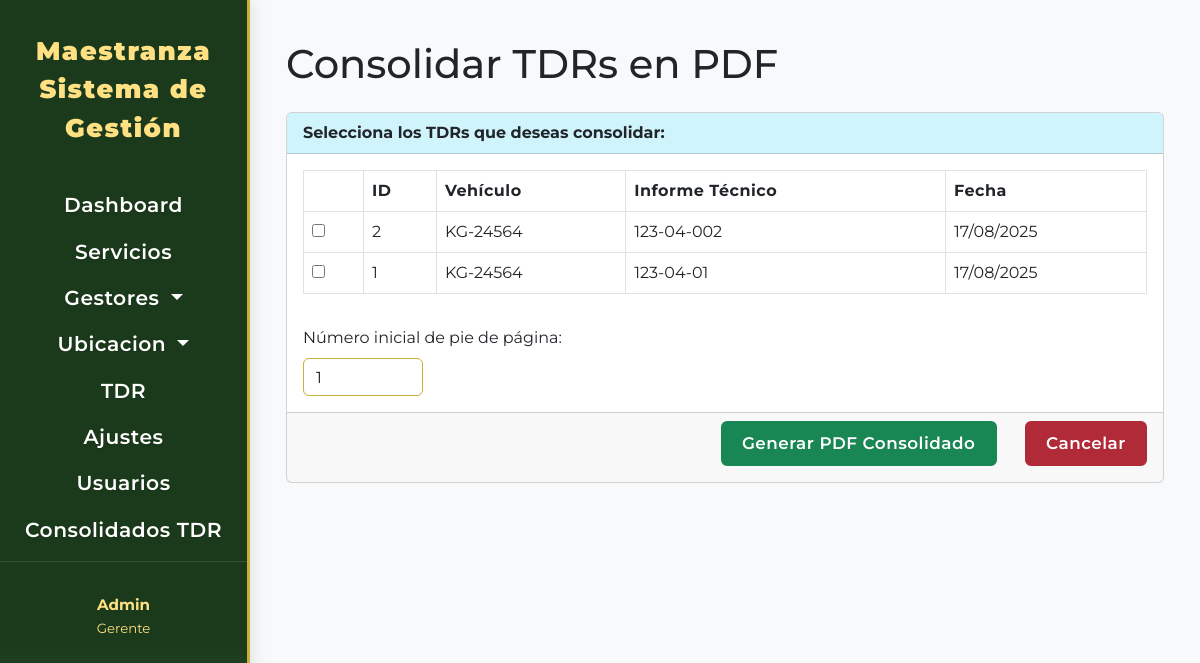
/tdr/consolidados/crear, run on an earlier commit of the app's database.
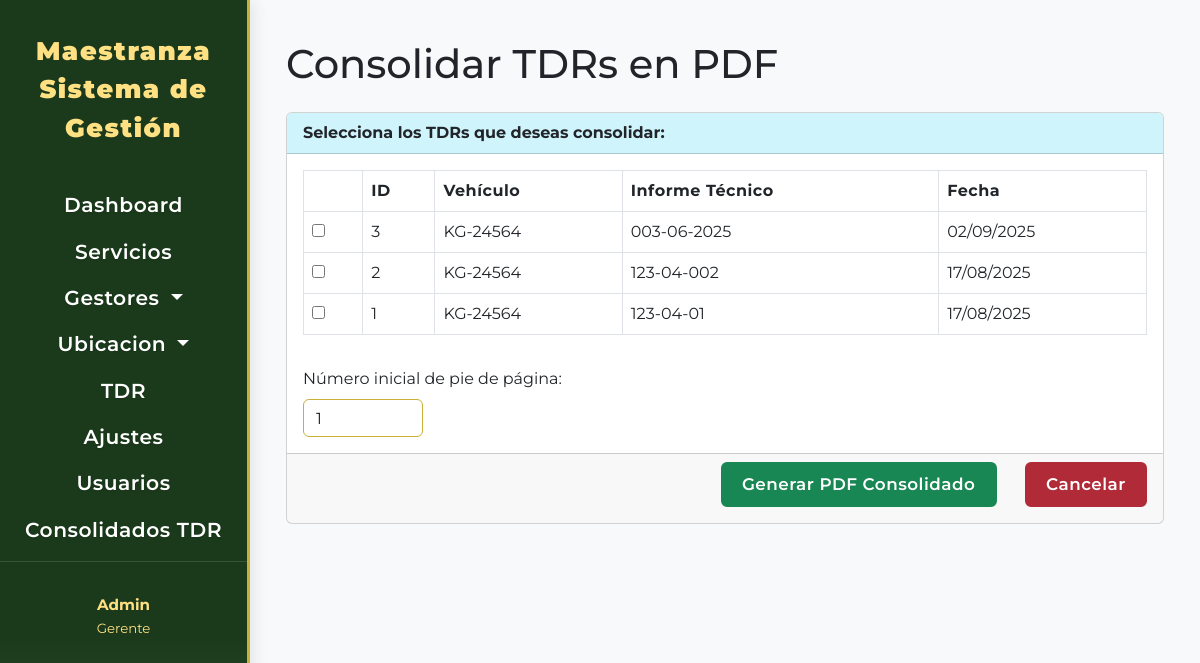
And on a later commit of the database.
### tdr/models.py (models this page shows, shortened)
class Requerimiento(models.Model):
    vehiculo = models.ForeignKey(
        Vehiculo,
        on_delete=models.CASCADE,
        related_name='requerimientos',
        verbose_name="Vehículo del Requerimiento"
    )
    fecha_creacion = models.DateTimeField(
        auto_now_add=True,
        verbose_name="Fecha de Creación del TDR",
        db_index=True
    )
    informe_tecnico_nro = models.CharField(
        unique=True,
        max_length=50,
        blank=True,
        null=True,
        verbose_name="Nº Informe Técnico"
    )
    servicios_propuestos = models.ManyToManyField(
        DescripcionServicio,
        through='RequerimientoDescripcionDetalle',
        related_name='requerimientos_asociados_servicio',
        verbose_name="Servicios Propuestos en TDR"
    )
    piezas_propuestas = models.ManyToManyField(
        PiezaTDR,
        through='RequerimientoPiezaDetalle',
        related_name='en_requerimientos',
        verbose_name="Piezas Propuestas en TDR"
    )
    class Meta:
        verbose_name = "Requerimiento TDR"
        verbose_name_plural = "Requerimientos TDRs"
        ordering = ['-fecha_creacion']

### vehiculo/models.py (models this page shows, shortened)
class Vehiculo(models.Model):
    placa_int = models.CharField(
        max_length=8,
        unique=True,
        verbose_name="Placa Interna"
    )
    placa_rod = models.CharField(
        max_length=8,
        unique=True,
        verbose_name="Placa Rodaje"
    )
    vin = models.CharField(
        max_length= 20,
        unique=True,
        verbose_name= 'N° de serie'
    )
    num_motor = models.CharField(
        max_length= 25,
        verbose_name= 'N° de motor'
    )
    marca = models.CharField(
        max_length=50,
        verbose_name="Marca"
    )
    modelo = models.CharField(
        max_length=50,
        verbose_name="Modelo"
    )
    anio = models.PositiveIntegerField(
        verbose_name="Año"
    )
    tipo = models.CharField(
        max_length=30,
        choices=TIPOS_VEHICULO_CHOICES,
        default='Sedan',
        verbose_name='Tipo'
    )
    kilometraje = models.DecimalField(
        max_digits= 18,
        decimal_places=1,
        blank=False,
        null=False,
        verbose_name="Kilometraje"
    )
    estado_vehi = models.CharField(
        max_length=30,
        choices=ESTADOS_VEHICULO_CHOICES,
        default='OPERATIVO',
        verbose_name='Estado del vehículo'
    )
    estado_odo = models.CharField(
        max_length=30,
        choices=ESTADOS_ODOMETRO_VEHICULO_CHOICES,
        default='OPERATIVO',
        verbose_name='Estado del odometro'
    )
    fecha_adquisicion = models.DateTimeField(
        blank=True,
        null= True,
        verbose_name= 'Fecha de adquisición'
    )
    tipo_combustible = models.CharField(
        max_length=20,
        choices=TIPO_COMBUSTIBLE_CHOICES,
        default='Gasolina',
        verbose_name="Tipo de Combustible"
    )
    funcion = models.CharField(
        max_length=30,
        choices=FUNCION_VEHICULO_CHOICES,
        default='ADMINISTRATIVO',
        verbose_name='Función policial'
    )
    valor = models.DecimalField(
        max_digits= 18,
        decimal_places=2,
        blank=True,
        null=True,
        verbose_name="Valor"
    )
    subunidad = models.ForeignKey(
        SubUnidad,
        on_delete= models.CASCADE,
        verbose_name= 'Sub Unidad Asignada'
    )
    created = models.DateTimeField(
        auto_now_add=True,
        editable=True
    )
    class Meta:
        verbose_name = "Vehículo"
        verbose_name_plural = "Vehículos"
        ordering = ['created']
    def __str__(self):
        return self.placa_int

### tdr/views.py (the view)
# urls.py: path('consolidados/crear', views.consolidado_tdr_seleccion, name='consolidado_tdr_seleccion'),
def consolidado_tdr_seleccion(request):
    requerimientos = Requerimiento.objects.all().select_related('vehiculo').order_by('-fecha_creacion')
    paginator = Paginator(requerimientos, 20)
    page = request.GET.get('page')
    requerimientos_page = paginator.get_page(page)
    return render(request, 'requerimiento/consolidado.html', {
        'requerimientos': requerimientos_page,
    })

### templates/requerimiento/consolidado.html (shortened to what this page needs)
{% extends "components/formulario.html" %}
{% load static %}
{% block formulario %}
<h1 class="mb-4">Consolidar TDRs en PDF</h1>
<form id="consolidadoForm" method="get" action="{% url 'generar_consolidado_tdr_pdf' %}">
    <div class="card mb-4">
        <div class="card-header bg-info-subtle fw-bold">
            Selecciona los TDRs que deseas consolidar:
        </div>
        <div class="card-body">
            <div class="table-responsive">
                <table class="table table-bordered table-hover">
                    <thead>
                        <tr>
                            <th></th>
                            <th>ID</th>
                            <th>Vehículo</th>
                            <th>Informe Técnico</th>
                            <th>Fecha</th>
                        </tr>
                    </thead>
                    <tbody>
                        {% for tdr in requerimientos %}
                        <tr>
                            <td>
                                <input type="checkbox" name="ids" value="{{ tdr.id }}">
                            </td>
                            <td>{{ tdr.id }}</td>
                            <td>{{ tdr.vehiculo }}</td>
                            <td>{{ tdr.informe_tecnico_nro }}</td>
                            <td>{{ tdr.fecha_creacion|date:"d/m/Y" }}</td>
                        </tr>
                        {% endfor %}
                    </tbody>
                </table>
            </div>
            <div class="mt-3">
                <label for="start_page" class="form-label">Número inicial de pie de página:</label>
                <input type="number" name="start_page" id="start_page" class="form-control" value="1" min="1" style="max-width: 120px;">
            </div>
        </div>
        <div class="card-footer text-end">
            <button type="submit" class="btn btn-success">
                 Generar PDF Consolidado
            </button>
            <a class="btn btn-danger ms-4" href="{% url 'lista_consolidados' %}">Cancelar</a>
        </div>
    </div>
</form>
{% endblock %}

### templates/components/formulario.html (shortened to what this page needs)
{% extends "base/base.html" %}
{% block content %}
<div class="container-fluid">
    <div class="row mb-2 text-center">
    </div>
    <div class="row">
        <div class="col">
            <form action="" method="post">
                {% block formulario %} {% endblock formulario %}
            </form>
        </div>
    </div>
</div>
{% endblock content%}

### templates/base/base.html (shortened to what this page needs)
{% load static %}
<!DOCTYPE html>
<html lang="es">
<head>
  <link href="https://cdn.jsdelivr.net/npm/bootstrap@5.3.0/dist/css/bootstrap.min.css" rel="stylesheet">
  <link rel="stylesheet" href="{% static 'css/base1.css' %}" />
</head>
<body style="min-height: 100vh;">
  <aside class="sidebar-bs5 d-flex flex-column">
    {% include 'includes/navegador.html' %}
  </aside>
  <section class="main-content-wrapper-bs5 flex-grow-1 p-4">
    {% block content %}{% endblock content %}
  </section>
</body>
</html>

### templates/includes/navegador.html (shortened to what this page needs)
<nav>
  <div class="system-title-bs5 text-center">
    Maestranza
    <br>Sistema de Gestión</br>
  </div>
  <div class="sidebar-section-title-bs5 text-center">
    <ul class="nav nav-pills flex-column mb-auto  mb-4 text-center">
      <li class="navbar-item">
        <a class="nav-link" href="{% url 'index' %}">Dashboard</a>
      </li>
      <li class="nav-item">
        <a class="nav-link" href="{% url 'servicio_lista' %}">Servicios</a>
      </li>
      <li class="nav-item dropdown">
        <a class="nav-link dropdown-toggle" href="#" role="button" data-bs-toggle="dropdown" aria-expanded="false">
          Gestores
        </a>
      </li>
      <li class="nav-item dropdown">
        <a class="nav-link dropdown-toggle" href="#" role="button" data-bs-toggle="dropdown" aria-expanded="false">
          Ubicacion
        </a>
      </li>
      <li class="nav-item"><a class="nav-link" href="{% url 'lista_requerimientos' %}">TDR</a></li>
      <li class="nav-item"><a class="nav-link" href="{% url 'consolidado_tdr_seleccion' %}">Ajustes</a></li>
      <li class="nav-item"><a class="nav-link" href="#">Usuarios</a></li>
      <li class="nav-item"><a class="nav-link" href="{% url 'lista_consolidados' %}">Consolidados TDR</a></li>
    </ul>
  </div>
  <div class="sidebar-footer-bs5 text-center">
    <strong>Admin</strong><br />
    <small>Gerente</small>
  </div>
</nav>

### static/css/base1.css (style rules this page uses)
:root { --Primary-color: #1B3A1B; --Secondary-color: #2E5939; --Accent-color: #C9B037; --Text-color: #fff; --Sidebar-bg: #1B3A1B; --Sidebar-active: #C9B037; --Sidebar-hover: #2E5939; --Table-header-bg: #2E5939; --Table-header-text: #fff; --Table-row-hover: #e9f5e1; --Button-primary: #1B3A1B; --Button-primary-hover: #2E5939; --Button-danger: #b02a37; --Button-danger-hover: #7a1d25; --Button-secondary: #495057; --Button-secondary-hover: #343a40; --Input-border: #C9B037; --Input-focus: #2E5939; --sidebar-width-bs5: 250px; --sidebar-bg-mobile: rgba(27,58,27,0.97); }
body, .sidebar-bs5, .main-content-wrapper-bs5 { font-family: 'Montserrat', Arial, Helvetica, sans-serif; }
.sidebar-bs5 { position: fixed; top: 0; left: 0; width: var(--sidebar-width-bs5); height: 100vh; background: var(--Primary-color, #1b3a1b); color: #fff; z-index: 1061; transition: none; overflow-y: auto; box-shadow: 2px 0 8px rgba(0,0,0,0.15); }
@media (min-width: 992px) { .sidebar-bs5 { background: linear-gradient(180deg, #1B3A1B 80%, #2E5939 100%); box-shadow: 2px 0 16px rgba(0,0,0,0.10); border-right: 3px solid var(--Accent-color, #C9B037); padding-top: 2rem; min-height: 100vh; overflow-y: auto; } }
.system-title-bs5 { font-size: 1.6rem; font-weight: 900; color: #ffe082; letter-spacing: 1.5px; margin-bottom: 2.2rem; font-family: 'Montserrat', Arial, Helvetica, sans-serif; }
.sidebar-section-title-bs5 { font-size: 1.15rem; color: #ffe082; margin: 1.5rem 0 1rem 0; font-weight: 700; letter-spacing: 1px; text-align: center; border-bottom: 1px solid rgba(255,255,255,0.12); padding-bottom: 0.5rem; }
.sidebar-footer-bs5 { color: #ffe082; font-size: 0.95rem; margin: 2rem 0 1rem 0; }
.sidebar-bs5 nav, .sidebar-bs5 .nav, .sidebar-bs5 .sidebar-section-title-bs5 { text-align: center; width: 100%; }
.main-content-wrapper-bs5 { margin-left: var(--sidebar-width-bs5); min-height: 100vh; background-color: #f8f9fa; }
.sidebar-bs5 .nav-link, .sidebar-bs5 .dropdown-item { color: #fff !important; font-weight: 600; font-size: 1.1em; text-shadow: 0 1px 2px rgba(0,0,0,0.15); font-family: 'Montserrat', Arial, Helvetica, sans-serif; letter-spacing: 0.5px; }
.btn { border-radius: 0.375rem !important; font-weight: 600 !important; font-size: 1.05rem !important; letter-spacing: 0.5px; padding: 0.5rem 1.2rem !important; box-shadow: none !important; border-width: 2px !important; margin-bottom: 0.5rem; white-space: normal; }
.btn-danger { background-color: var(--Button-danger); border-color: var(--Button-danger); color: #fff; font-weight: 600; letter-spacing: 0.5px; }
.form-control, .select2-container--default .select2-selection--single { border: 1.5px solid var(--Input-border) !important; border-radius: 0.375rem; background-color: #fff; color: #222; height: 38px !important; box-shadow: none; }
.table thead { background-color: var(--Table-header-bg); color: var(--Table-header-text); }
.table th, .table td { vertical-align: middle !important; }
.table th { font-weight: bold; letter-spacing: 0.5px; }
.table-responsive { overflow-x: auto; }

What changed in the data, as far as the page shows it:
added Requerimiento: id "3", vehiculo "KG-24564", informe_tecnico_nro "003-06-2025", fecha_creacion "02/09/2025"
